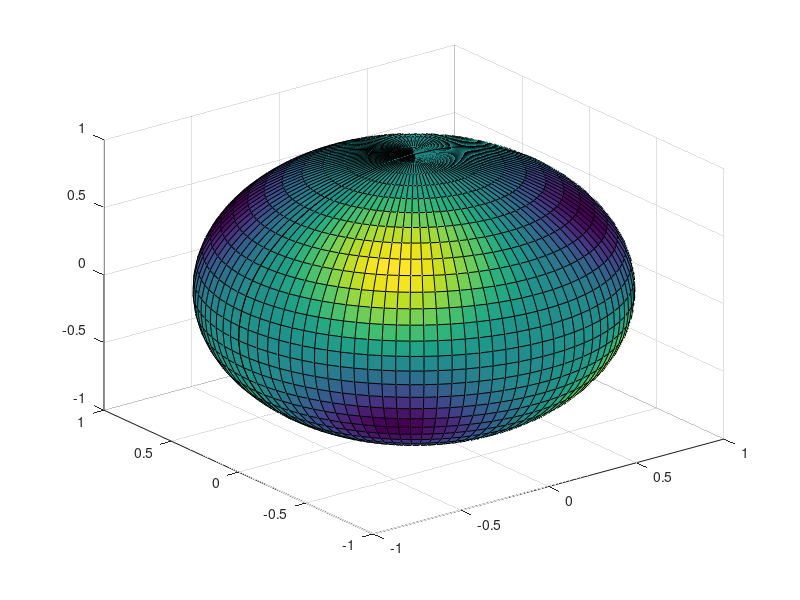

Reproduce this figure in MATLAB.
clc;
clear all
close all

num2radius = 20;
num2theta = 60;
num2gamma = 50;

XX = zeros(num2radius,num2theta, num2gamma);
YY = zeros(num2radius,num2theta, num2gamma);
ZZ = zeros(num2radius,num2theta, num2gamma);

r = 2;
rho = linspace(1.0,r,num2radius);
theta = linspace(0.0,2*pi,num2theta);
gamma = linspace(0.0,pi,num2gamma);

for i=1:num2radius
    for j=1:num2theta
        XX(i,j,1:end) = rho(i)*sin(theta(j)).*cos(gamma);
        YY(i,j,1:end) = rho(i)*sin(theta(j)).*sin(gamma);
        ZZ(i,j,1:end) = rho(i)*cos(theta(j));
    end
end

XX2inner = XX(2:num2radius-1,:,:);
YY2inner = YY(2:num2radius-1,:,:);
ZZ2inner = ZZ(2:num2radius-1,:,:);

XX2inner1 = XX(2:num2radius/2-1,:,:);
YY2inner1 = YY(2:num2radius/2-1,:,:);
ZZ2inner1 = ZZ(2:num2radius/2-1,:,:);

XX2inner2 = XX(num2radius/2+1:num2radius-1,:,:);
YY2inner2 = YY(num2radius/2+1:num2radius-1,:,:);
ZZ2inner2 = ZZ(num2radius/2+1:num2radius-1,:,:);

xin1 = XX2inner1(:);
yin1 = YY2inner1(:);
zin1 = ZZ2inner1(:);

xin2 = XX2inner2(:);
yin2 = YY2inner2(:);
zin2 = ZZ2inner2(:);

xin = [xin1;xin2];
yin = [yin1;yin2];
zin = [zin1;zin2];
xyz = [xin,yin,zin];
index = randperm(51000);
xyz = xyz(index,:);

save('TrainXYZ.mat', 'xyz')

XX2Boundary1 = reshape(XX(1,:,:),num2theta, num2gamma);
YY2Boundary1 = reshape(YY(1,:,:),num2theta, num2gamma);
ZZ2Boundary1 = reshape(ZZ(1,:,:),num2theta, num2gamma);

xb1 = XX2Boundary1(:);
yb1 = YY2Boundary1(:);
zb1 = ZZ2Boundary1(:);

xyzbd1 = [xb1,yb1,zb1];
save('TrainXYZbd1.mat', 'xyzbd1')

XX2Boundary2 = reshape(XX(num2radius,:,:),num2theta, num2gamma);
YY2Boundary2 = reshape(YY(num2radius,:,:),num2theta, num2gamma);
ZZ2Boundary2 = reshape(ZZ(num2radius,:,:),num2theta, num2gamma);

xb2 = XX2Boundary2(:);
yb2 = YY2Boundary2(:);
zb2 = ZZ2Boundary2(:);

xyzbd2 = [xb2,yb2,zb2];
save('TrainXYZbd2.mat', 'xyzbd2')

fb1 = sin(pi*xb1).*sin(pi*yb1).*sin(pi*zb1);
FB1 = reshape(fb1, num2theta, num2gamma);
figure('name','inner_sphere')
surf(XX2Boundary1, YY2Boundary1, ZZ2Boundary1, FB1)
hold on




